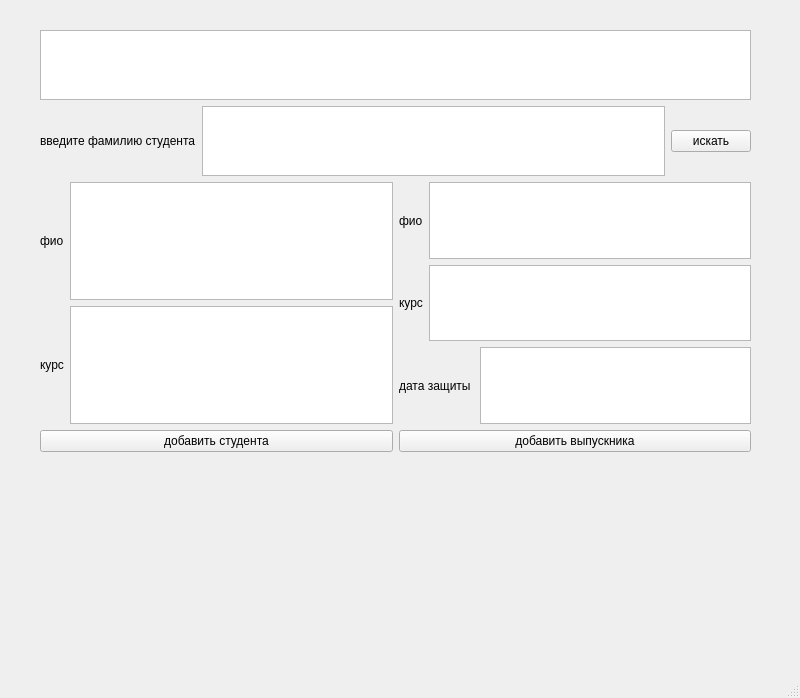
<?xml version="1.0" encoding="UTF-8"?>
<ui version="4.0">
 <class>MainWindow</class>
 <widget class="QMainWindow" name="MainWindow">
  <property name="geometry">
   <rect>
    <x>0</x>
    <y>0</y>
    <width>800</width>
    <height>698</height>
   </rect>
  </property>
  <property name="windowTitle">
   <string>MainWindow</string>
  </property>
  <widget class="QWidget" name="centralwidget">
   <widget class="QWidget" name="verticalLayoutWidget_4">
    <property name="geometry">
     <rect>
      <x>40</x>
      <y>30</y>
      <width>711</width>
      <height>422</height>
     </rect>
    </property>
    <layout class="QVBoxLayout" name="verticalLayout_4">
     <item>
      <layout class="QVBoxLayout" name="verticalLayout_3">
       <item>
        <widget class="QTextEdit" name="textEdit_6"/>
       </item>
       <item>
        <layout class="QHBoxLayout" name="horizontalLayout_7">
         <item>
          <widget class="QLabel" name="label_6">
           <property name="text">
            <string>введите фамилию студента</string>
           </property>
          </widget>
         </item>
         <item>
          <widget class="QTextEdit" name="textEdit_7"/>
         </item>
         <item>
          <widget class="QPushButton" name="pushButton_3">
           <property name="text">
            <string>искать</string>
           </property>
          </widget>
         </item>
        </layout>
       </item>
      </layout>
     </item>
     <item>
      <layout class="QHBoxLayout" name="horizontalLayout_6">
       <item>
        <layout class="QVBoxLayout" name="verticalLayout_2">
         <item>
          <layout class="QHBoxLayout" name="horizontalLayout_3">
           <item>
            <widget class="QLabel" name="label_3">
             <property name="text">
              <string>фио</string>
             </property>
            </widget>
           </item>
           <item>
            <widget class="QTextEdit" name="textEdit_3"/>
           </item>
          </layout>
         </item>
         <item>
          <layout class="QHBoxLayout" name="horizontalLayout_4">
           <item>
            <widget class="QLabel" name="label_4">
             <property name="text">
              <string>курс</string>
             </property>
            </widget>
           </item>
           <item>
            <widget class="QTextEdit" name="textEdit_4"/>
           </item>
          </layout>
         </item>
         <item>
          <widget class="QPushButton" name="pushButton_2">
           <property name="text">
            <string>добавить студента</string>
           </property>
          </widget>
         </item>
        </layout>
       </item>
       <item>
        <layout class="QVBoxLayout" name="verticalLayout">
         <item>
          <layout class="QHBoxLayout" name="horizontalLayout">
           <item>
            <widget class="QLabel" name="label">
             <property name="text">
              <string>фио</string>
             </property>
            </widget>
           </item>
           <item>
            <widget class="QTextEdit" name="textEdit_2"/>
           </item>
          </layout>
         </item>
         <item>
          <layout class="QHBoxLayout" name="horizontalLayout_2">
           <item>
            <widget class="QLabel" name="label_2">
             <property name="text">
              <string>курс</string>
             </property>
            </widget>
           </item>
           <item>
            <widget class="QTextEdit" name="textEdit"/>
           </item>
          </layout>
         </item>
         <item>
          <layout class="QHBoxLayout" name="horizontalLayout_5">
           <item>
            <widget class="QLabel" name="label_5">
             <property name="text">
              <string>дата защиты </string>
             </property>
            </widget>
           </item>
           <item>
            <widget class="QTextEdit" name="textEdit_5"/>
           </item>
          </layout>
         </item>
         <item>
          <widget class="QPushButton" name="pushButton">
           <property name="text">
            <string>добавить выпускника</string>
           </property>
          </widget>
         </item>
        </layout>
       </item>
      </layout>
     </item>
    </layout>
   </widget>
  </widget>
  <widget class="QMenuBar" name="menubar">
   <property name="geometry">
    <rect>
     <x>0</x>
     <y>0</y>
     <width>800</width>
     <height>23</height>
    </rect>
   </property>
  </widget>
  <widget class="QStatusBar" name="statusbar"/>
 </widget>
 <resources/>
 <connections/>
</ui>
